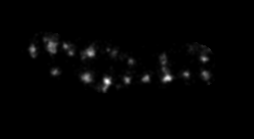
%> input picture 96nm_Periodicity_Detector/cilium.tif, 254 x 139 px
$ octave intensity_along_the_cilia.m   (GNU Octave 9; MATLAB toolbox functions it lacks are replaced by stand-ins)
%> lines starting %> are read from the running program, lines starting %| are printed output that depends on the picture
### 0_functions/autocontrast.m
% AUTOCONTRAST  Automatically adjusts contrast of images to optimum level.
%    e.g. autocontrast('Sunset.jpg','Output.jpg')

function output_img=autocontrast(input_img)

low_limit=0.008;
up_limit=0.992;
img=input_img;
[m1 n1 r1]=size(img);
img=double(img);
%--------------------calculation of vmin and vmax----------------------
for k=1:r1
    arr=sort(reshape(img(:,:,k),m1*n1,1));
    v_min(k)=arr(ceil(low_limit*m1*n1));
    v_max(k)=arr(ceil(up_limit*m1*n1));
end
%----------------------------------------------------------------------
if r1==3
    v_min=rgb2ntsc(v_min);
    v_max=rgb2ntsc(v_max);
end
%----------------------------------------------------------------------
img=(img-v_min(1))/(v_max(1)-v_min(1));
output_img=uint8(img.*255);
end

### 0_functions/intensity_along_the_cilia.m
%% intensity along the cilia
% import the tif file
clear;close all;clc;
[FileName,PathName]=uigetfile({'*.tif';'*.tiff';'*.png';'*.jpeg';'*.bmp'},'Select the image file');
%> the answer given: ../96nm_Periodicity_Detector/cilium.tif
    cd(PathName);
% [6 lines of commented-out code are left out]
image=imread(FileName);
%> image is the input picture: size 139x254 uint16; min 0, max 27623, mean 377.7
[row,col]=size(image(:,:,1));
%> row = 139; col = 254
image(:,:,3)=zeros(row,col);
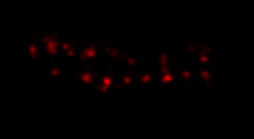
%> image: size 139x254x3 uint16; mean R, G, B 377.7, 0, 0; drawn with min black and max white
figure
% freedraw tool
imshow(autocontrast(image));
%> after the loop in autocontrast, `for k=1:r1`: v_max = [9689 0 0]; v_min = [0 0 0]
%> in autocontrast, `v_max=rgb2ntsc(v_max);`: v_max = [2897 5774.6 2044.4]
%> in autocontrast, `output_img=uint8(img.*255);`:
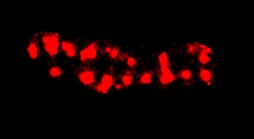
%> output_img: size 139x254x3 uint8; mean R, G, B 19.2, 0, 0
% binary
%> (the run ends here)
